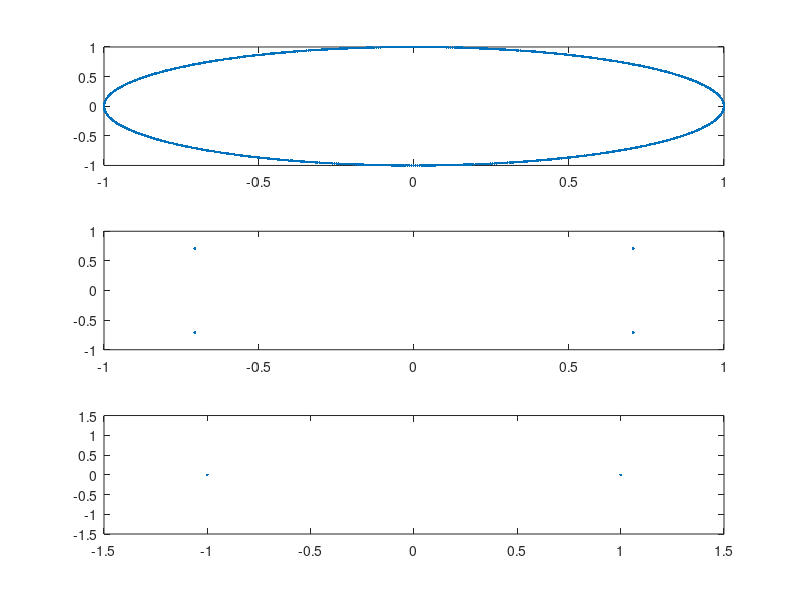
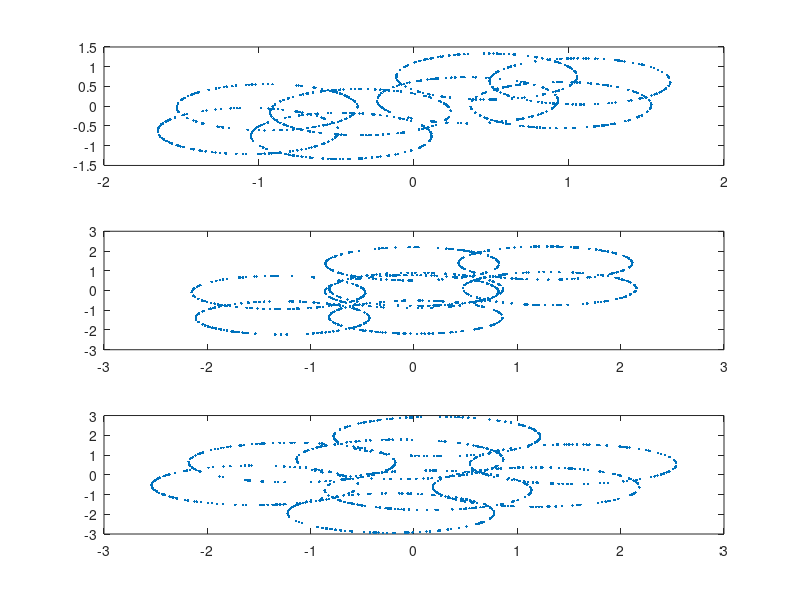

Here is the MATLAB script that generated these plots, in order: (Note: this script raises an error after producing the figures.)
clear;clc;
close all;

%% n = 4;  % 设定调制数目，并生成 "原始信号序列"
% n = 2;
% N = 5000;       %符号数
% bitdata1=randi([0 n-1],N,1);   %用于生成源调制信号，符号数为5000.
% bitdata2=randi([0 n-1],N,1);
% 
% sn_unnoise = pskmod(bitdata1,n,pi/n);  % 生成有相位偏移的PSK信号
% gn_unnoise = pskmod(bitdata2,n,pi/n);

% sn_unnoise = pskmod(bitdata1,n);  % 生成无相位偏移的PSK信号
% gn_unnoise = pskmod(bitdata2,n);
% 
% sn_unnoise = qammod(bitdata1,n);  % 生成无相位偏移的PSK信号
% gn_unnoise = qammod(bitdata2,n);


% mixed_data_unnoised_sn = 1 * sn_unnoise + alpha_mix * gn_unnoise;  %根据信号模型进行混合 X=A*S;
% mixed_data_unnoised_gn = alpha_mix * sn_unnoise + 1 * gn_unnoise;
% 
ii = sqrt(-1);
mix_matrix = [0.5222 + 0.2605*ii,0.0872 + 0.4251*ii 0.7080+0.3895*ii;0.0696 + 0.8375*ii, 0.9118 + 0.0278*ii 0.6470+0.7243*ii;0.9201+0.3909*ii 0.9925+0.9317*ii 0.1794+0.5786*ii];

% mix_matrix = [1,0.2;0.2, 1];

t = linspace(0,0.02,1000);
signal_1_real = cos(100*pi*t);
signal_1_imag = sin(100*pi*t);
signal_1 = signal_1_real + sqrt(-1)*signal_1_imag;

n = 2;
N = 1000;       %符号数
bitdata1=randi([0 n-1],N,1);   %用于生成源调制信号，符号数为5000.
signal_2 = (pskmod(bitdata1,n)).';
n_2 = 4;
bitdata2=randi([0 n_2-1],N,1);   %用于生成源调制信号，符号数为5000.
signal_3 = qammod(bitdata2,4);

signal(1,:) = signal_1;
signal(3,:) = signal_2.';
signal(2,:) = sqrt(2)/2*signal_3.';

figure(1);
subplot(311);
plot(signal(1,:).','.');
subplot(312);
plot(signal(2,:).','.');
% axis([-1.5 1.5 -1.5 1.5]);

subplot(313);
plot(signal(3,:).','.');
axis([-1.5 1.5 -1.5 1.5]);
% xlim(-[2 2]);ylim([-1.5 1.5]);



mixed_signal = mix_matrix * signal;
figure(2);
subplot(311);
plot(mixed_signal(1,:).','.');
subplot(312);
plot(mixed_signal(2,:).','.');
% axis([-1.5 1.5 -1.5 1.5]);

subplot(313);
plot(mixed_signal(3,:).','.');




%%%%%%%%%% 算法迭代部分 %%%%%%%%%%
[B,Q,iteration_num_f1,initial_w] = fastica_achieve1(mixed_signal);
% B_FORLOOK = B;
aa = B'*Q; 
   

ICAedS = aa*mixed_signal;   %得到分离后的输出信号
IS_eye = aa*mix_matrix;

%     qpsk_rmsEVM_separated_f1(i,:) = evm(source_data_unnoised.',qpsk_ICAedS(:,:,i).');
%     qpsk_rmsEVM_separated_f1(i,:) = 20*log10(0.01*qpsk_rmsEVM_separated_f1(i,:));
%     rmsEVM_subtract_f1(i,:) = qpsk_rmsEVM_separated_f1(i,:) - qpsk_rmsEVM_unseparated(i,:);



figure(3);
% plot(ICAedS(1,:).','.r');hold on;
% plot(ICAedS(2,:).','.b');
% 
% plot(signal_1.','xg');
% plot(signal_2.','pk')
% axis([-2 2 -2 2]);
subplot(311);
plot(ICAedS(1,:).','.');
subplot(312);
plot(ICAedS(2,:).','.');
% axis([-1.5 1.5 -1.5 1.5]);

subplot(313);
plot(ICAedS(3,:).','.');


figure(4);
subplot(331);
plot(signal(1,:).','.');
subplot(332);
plot(signal(2,:).','.');
% axis([-1.5 1.5 -1.5 1.5]);
subplot(333);
plot(signal(3,:).','.');
axis([-1.5 1.5 -1.5 1.5]);
%% %性能指数（PI）
% PI_separation = 1/2*(abs(IS_eye(1,2))/abs(IS_eye(1,1)) +abs(IS_eye(2,1))/abs(IS_eye(2,2))+abs(IS_eye(2,1))/abs(IS_eye(1,1)) + abs(IS_eye(1,2))/abs(IS_eye(2,2)) )
% PI_separation = 


subplot(334);
plot(mixed_signal(1,:).','.');
subplot(335);
plot(mixed_signal(2,:).','.');
% axis([-1.5 1.5 -1.5 1.5]);

subplot(336);
plot(mixed_signal(3,:).','.');


subplot(337);
plot(ICAedS(1,:).','.');
subplot(338);
plot(ICAedS(2,:).','.');
% axis([-1.5 1.5 -1.5 1.5]);

subplot(339);
plot(ICAedS(3,:).','.');


% 
% 
% source_data_unnoised(1,:) = sn_unnoise.';
% source_data_unnoised(2,:) = gn_unnoise.';
% %% 生成特定信噪比的噪声。
% P_sn = sum(sn_unnoise.*conj(sn_unnoise))/N;     %计算出信号功率
% P_gn = sum(gn_unnoise.*conj(gn_unnoise))/N;
% 
% dB_noise = 10:1:25;  %实验结果图像的横坐标，设定混合后的信号的信噪比
% num_noise = length(dB_noise);
% % P_noise_sn = P_sn*10^(-15/10);      %设定需要信噪比
% % P_noise_gn = P_gn*10^(-15/10);
% % noise_real_img = normrnd(0,1,[5000,4]);   %用于生成均值为0，方差为1的高斯白噪声，符号数为5000.
% % 
% % noise_1 = sqrt(P_noise_sn)*(noise_real_img(:,1)+sqrt(-1)*noise_real_img(:,2))/sqrt(2);
% % noise_2 = sqrt(P_noise_gn)*(noise_real_img(:,3)+sqrt(-1)*noise_real_img(:,4))/sqrt(2);
% % mean(noise_1)
% % disp(var(noise_1));
% 
% %% %计算分离前的evm
% evm = comm.EVM();
% mixed_data_noised = zeros(2,N,num_noise);
% qpsk_rmsEVM_unseparated = zeros(length(dB_noise),2);
% 
% 
% for i = 1:length(dB_noise)    
%     P_noise_sn(i) = P_sn*10^(-dB_noise(i)/10);      %设定需要信噪比
%     P_noise_gn(i) = P_gn*10^(-dB_noise(i)/10);
%     noise_real_img = normrnd(0,1,[5000,4]);   %用于生成均值为0，方差为1的高斯白噪声，符号数为5000.
%     
%     noise_1(:,i) = sqrt(P_noise_sn(i))*(noise_real_img(:,1)+sqrt(-1)*noise_real_img(:,2))/sqrt(2);
%     noise_2(:,i) = sqrt(P_noise_gn(i))*(noise_real_img(:,3)+sqrt(-1)*noise_real_img(:,4))/sqrt(2);
%     
%     %% 设定交叉极化混合系数
%     % alpha_mix = 10^(-8/20);     % 0.3981 8dB    可以用
%     % alpha_mix = 10^(-10/20)*exp(sqrt(-1)*pi/6);    % 0.3162 10dB     可以用
% %     alpha_mix = 10^(-10/20)*exp(sqrt(-1)*pi/6);
%     alpha_mix = 10^(-10/20)*exp(sqrt(-1)*pi/30);
% %      alpha_mix = 10^(-10/20);
%     % alpha_mix = 10^(-15/20);    % 0.1778 15dB     可以用
%     % alpha_mix = 10^(-20/20);    % 0.1000  20dB   可以用
%     % alpha_mix = 10^(-25/20);    %  0.0562 25dB  不可能用于仿真
%     % alpha_mix = 10^(-30/20);    %  0.0316  30dB  不可能用于仿真
%     mix_matrix = [1,alpha_mix;alpha_mix,1];
%     
%     mixed_data_unnoised_sn = 1 * sn_unnoise + alpha_mix * gn_unnoise;  %根据信号模型进行混合 X=A*S;
%     mixed_data_unnoised_gn = alpha_mix * sn_unnoise + 1 * gn_unnoise;
%     
%     mixed_data_noised_sn = mixed_data_unnoised_sn + noise_1(:,i);   %给信号加噪声
%     mixed_data_noised_gn = mixed_data_unnoised_gn + noise_2(:,i);   %给信号加噪声
% 
%     mixed_data_noised(1,:,i) = mixed_data_noised_sn.';    %% 将两路信号用一个矩阵表示
%     mixed_data_noised(2,:,i) = mixed_data_noised_gn.';
% 
% %     mixed_data_noised(:,:,i) = awgn(mixed_data_unnoised,dB_noise(i),'measured');   %给信号加噪声
% 
%     qpsk_rmsEVM_unseparated(i,:) = evm(source_data_unnoised.',mixed_data_noised(:,:,i).');
%     qpsk_rmsEVM_unseparated(i,:) = 20*log10(0.01*qpsk_rmsEVM_unseparated(i,:)) ;
%     % rmsEVM定义为平均误差矢量功率与平均基准功率的比值的平方根
% %     disp(['混合信号加噪声后的evm分别为：  ' num2str(rmsEVM_unseparated(i,:)) ' dB']);
% 
% 
% end
% 
% 
% 
% 
% save source_data_qpsk.mat qpsk_rmsEVM_unseparated mixed_data_noised sn_unnoise gn_unnoise  dB_noise source_data_unnoised alpha_mix mix_matrix
% 
% 
% 
% % 
% % subplot(121);plot(mixed_data_noised(1,:,6),'.'); hold on;
% % plot(source_data_unnoised(:,1).','xr') 
% % % axis([-2 2 -1 1]); 
% % title('XPD=10dB,SNR=15dB,un-ICAed consequence');
% 
% % subplot(122);plot(qpsk_ICAedS(1,:,6).','.'); hold on;
% % plot(source_data_unnoised(1,:),'xr') % axis([-2 2 -1 1]); 
% % title('XPD=10dB,SNR=15dB,ICAed consequence');
% 


